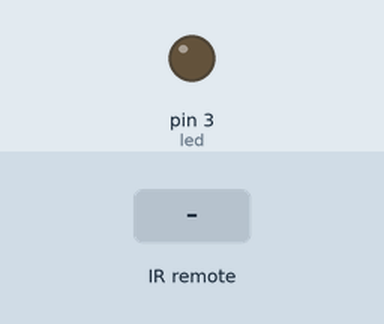
Bench run of a sketch on a simulated Arduino Uno, built with avr-gcc and run on an emulated ATmega328P. On the bench: output pins drawn as LEDs (lit = HIGH). The inputs (shaded band) are chosen by the test bench.

Above: at 1.2 s.
1.3 s: infrared code 0xF4BA2988 received
At 2.6 s:
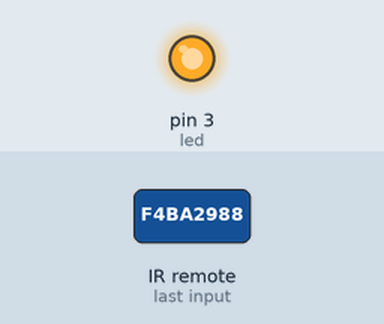
2.9 s: infrared code 0x974F362 received
At 3.8 s:
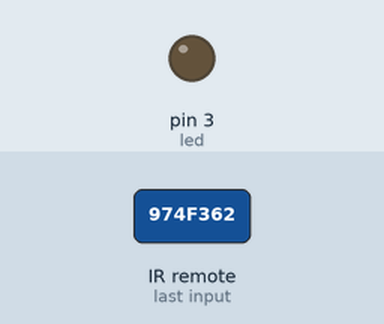
Timing chart, 0 to 5.9 s (numbered marks = the images above; inputs shaded):
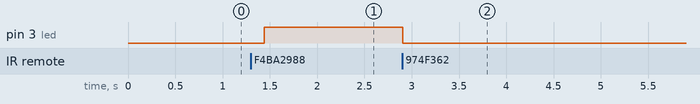

The sketch:

IR_LED.ino
```cpp
#include <IRremote.h>

int RECV_PIN = 11;
int led = 3;

IRrecv irrecv(RECV_PIN);

decode_results results;

void setup()
{
  irrecv.enableIRIn(); // Start the receiver
  pinMode (led, OUTPUT);
}

void loop() {
  delay(180);
  if (irrecv.decode(&results) && results.value == 0xF4BA2988) {
    digitalWrite(led, HIGH);
    delay(200);
    irrecv.resume(); // Receive the next value
  }

  else if(irrecv.decode(&results) && results.value == 0x974F362)
  {
    digitalWrite(led, LOW);
    delay(200);
    irrecv.resume(); // Receive the next value
  }
  else{
    irrecv.resume();
  }
}
```

Measured:
- after the input at 1.3 s, pin 3 (led): LOW → HIGH after 0.14 s
- after the input at 2.9 s, pin 3 (led): HIGH → LOW at once
